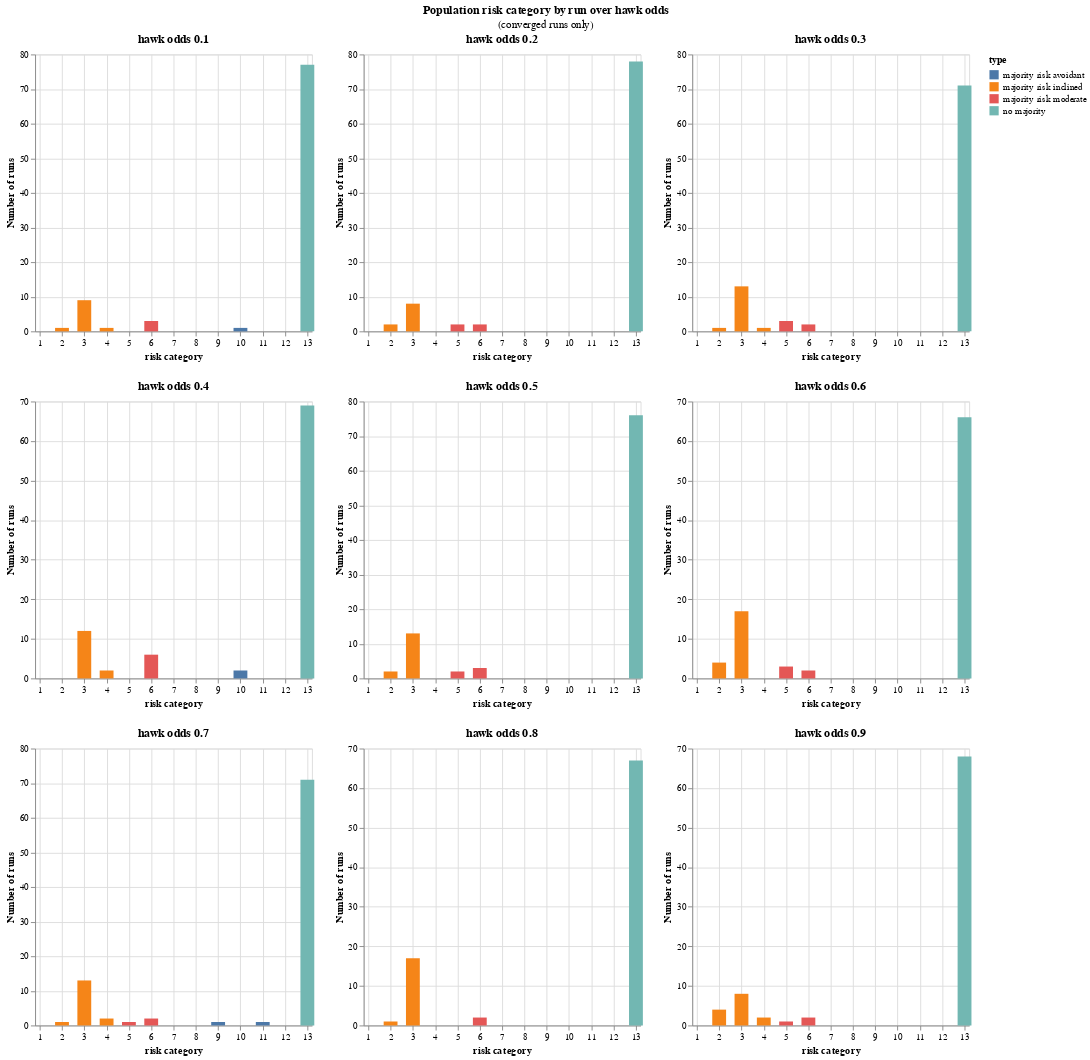

Write notebook code for a chart like this one.
### Markdown cell above
### population categories by initial hawk odds

### Code cell
hawkodds01_chart = analysis_utils.graph_population_risk_category(
    analysis_utils.groupby_population_risk_category(converged_df.filter(pl.col("hawk_odds") == 0.1))
).properties(title="hawk odds 0.1")
hawkodds02_chart = analysis_utils.graph_population_risk_category(
    analysis_utils.groupby_population_risk_category(converged_df.filter(pl.col("hawk_odds") == 0.2))
).properties(title="hawk odds 0.2")
hawkodds03_chart = analysis_utils.graph_population_risk_category(
    analysis_utils.groupby_population_risk_category(converged_df.filter(pl.col("hawk_odds") == 0.3))
).properties(title="hawk odds 0.3")

hawkodds04_chart = analysis_utils.graph_population_risk_category(
    analysis_utils.groupby_population_risk_category(converged_df.filter(pl.col("hawk_odds") == 0.4))
).properties(title="hawk odds 0.4")
hawkodds05_chart = analysis_utils.graph_population_risk_category(
    analysis_utils.groupby_population_risk_category(converged_df.filter(pl.col("hawk_odds") == 0.5))
).properties(title="hawk odds 0.5")
hawkodds06_chart = analysis_utils.graph_population_risk_category(
    analysis_utils.groupby_population_risk_category(converged_df.filter(pl.col("hawk_odds") == 0.6))
).properties(title="hawk odds 0.6")


hawkodds07_chart = analysis_utils.graph_population_risk_category(
    analysis_utils.groupby_population_risk_category(converged_df.filter(pl.col("hawk_odds") == 0.7))
).properties(title="hawk odds 0.7")
hawkodds08_chart = analysis_utils.graph_population_risk_category(
    analysis_utils.groupby_population_risk_category(converged_df.filter(pl.col("hawk_odds") == 0.8))
).properties(title="hawk odds 0.8")
hawkodds09_chart = analysis_utils.graph_population_risk_category(
    analysis_utils.groupby_population_risk_category(converged_df.filter(pl.col("hawk_odds") == 0.9))
).properties(title="hawk odds 0.9")


((hawkodds01_chart | hawkodds02_chart | hawkodds03_chart) &
 (hawkodds04_chart | hawkodds05_chart | hawkodds06_chart) &
 (hawkodds07_chart | hawkodds08_chart | hawkodds09_chart))\
.properties(title=alt.TitleParams("Population risk category by run over hawk odds", subtitle="(converged runs only)", anchor="middle")
           ).resolve_scale(y='shared')

### Figure 1 — Vega-Lite specification as saved in the notebook (floating-point values rounded to 4 significant figures)
{"config": {"view": {"continuousWidth": 300, "continuousHeight": 300}}, "vconcat": [{"hconcat": [{"data": {"name": "data-6f3513b529153d1f37916209a4ef9f13"}, "mark": {"type": "bar", "width": 15}, "encoding": {"color": {"field": "type", "title": "type", "type": "nominal"}, "x": {"axis": {"tickCount": 13}, "field": "risk_category", "scale": {"domain": [1, 13]}, "title": "risk category", "type": "quantitative"}, "y": {"field": "count", "title": "Number of runs", "type": "quantitative"}}, "title": "hawk odds 0.1"}, {"data": {"name": "data-0edccca73d362f95cb09bc6708b60ed9"}, "mark": {"type": "bar", "width": 15}, "encoding": {"color": {"field": "type", "title": "type", "type": "nominal"}, "x": {"axis": {"tickCount": 13}, "field": "risk_category", "scale": {"domain": [1, 13]}, "title": "risk category", "type": "quantitative"}, "y": {"field": "count", "title": "Number of runs", "type": "quantitative"}}, "title": "hawk odds 0.2"}, {"data": {"name": "data-62246ad5b64f2076a94b6113e3014c51"}, "mark": {"type": "bar", "width": 15}, "encoding": {"color": {"field": "type", "title": "type", "type": "nominal"}, "x": {"axis": {"tickCount": 13}, "field": "risk_category", "scale": {"domain": [1, 13]}, "title": "risk category", "type": "quantitative"}, "y": {"field": "count", "title": "Number of runs", "type": "quantitative"}}, "title": "hawk odds 0.3"}]}, {"hconcat": [{"data": {"name": "data-0b94772aeb5a356dd56a1e8f96470c99"}, "mark": {"type": "bar", "width": 15}, "encoding": {"color": {"field": "type", "title": "type", "type": "nominal"}, "x": {"axis": {"tickCount": 13}, "field": "risk_category", "scale": {"domain": [1, 13]}, "title": "risk category", "type": "quantitative"}, "y": {"field": "count", "title": "Number of runs", "type": "quantitative"}}, "title": "hawk odds 0.4"}, {"data": {"name": "data-2b8e8efa0782fb3def58a8379a3f1ff8"}, "mark": {"type": "bar", "width": 15}, "encoding": {"color": {"field": "type", "title": "type", "type": "nominal"}, "x": {"axis": {"tickCount": 13}, "field": "risk_category", "scale": {"domain": [1, 13]}, "title": "risk category", "type": "quantitative"}, "y": {"field": "count", "title": "Number of runs", "type": "quantitative"}}, "title": "hawk odds 0.5"}, {"data": {"name": "data-e7bd1fb82372e4d20cc8d6202a41aa66"}, "mark": {"type": "bar", "width": 15}, "encoding": {"color": {"field": "type", "title": "type", "type": "nominal"}, "x": {"axis": {"tickCount": 13}, "field": "risk_category", "scale": {"domain": [1, 13]}, "title": "risk category", "type": "quantitative"}, "y": {"field": "count", "title": "Number of runs", "type": "quantitative"}}, "title": "hawk odds 0.6"}]}, {"hconcat": [{"data": {"name": "data-1c845b1b4239d13eed14e5a0b1cb9b41"}, "mark": {"type": "bar", "width": 15}, "encoding": {"color": {"field": "type", "title": "type", "type": "nominal"}, "x": {"axis": {"tickCount": 13}, "field": "risk_category", "scale": {"domain": [1, 13]}, "title": "risk category", "type": "quantitative"}, "y": {"field": "count", "title": "Number of runs", "type": "quantitative"}}, "title": "hawk odds 0.7"}, {"data": {"name": "data-73b6187fd23b2e1119fabf7296c80017"}, "mark": {"type": "bar", "width": 15}, "encoding": {"color": {"field": "type", "title": "type", "type": "nominal"}, "x": {"axis": {"tickCount": 13}, "field": "risk_category", "scale": {"domain": [1, 13]}, "title": "risk category", "type": "quantitative"}, "y": {"field": "count", "title": "Number of runs", "type": "quantitative"}}, "title": "hawk odds 0.8"}, {"data": {"name": "data-8d66fef6facd5aa136b8cfd9758e59a3"}, "mark": {"type": "bar", "width": 15}, "encoding": {"color": {"field": "type", "title": "type", "type": "nominal"}, "x": {"axis": {"tickCount": 13}, "field": "risk_category", "scale": {"domain": [1, 13]}, "title": "risk category", "type": "quantitative"}, "y": {"field": "count", "title": "Number of runs", "type": "quantitative"}}, "title": "hawk odds 0.9"}]}], "resolve": {"scale": {"y": "shared"}}, "title": {"text": "Population risk category by run over hawk odds", "anchor": "middle", "subtitle": "(converged runs only)"}, "$schema": "https://vega.github.io/schema/vega-lite/v5.20.1.json", "datasets": {"data-6f3513b529153d1f37916209a4ef9f13": [{"risk_category": 2, "count": 1, "type": "majority risk inclined"}, {"risk_category": 3, "count": 9, "type": "majority risk inclined"}, {"risk_category": 4, "count": 1, "type": "majority risk inclined"}, {"risk_category": 6, "count": 3, "type": "majority risk moderate"}, {"risk_category": 10, "count": 1, "type": "majority risk avoidant"}, {"risk_category": 13, "count": 77, "type": "no majority"}], "data-0edccca73d362f95cb09bc6708b60ed9": [{"risk_category": 2, "count": 2, "type": "majority risk inclined"}, {"risk_category": 3, "count": 8, "type": "majority risk inclined"}, {"risk_category": 5, "count": 2, "type": "majority risk moderate"}, {"risk_category": 6, "count": 2, "type": "majority risk moderate"}, {"risk_category": 13, "count": 78, "type": "no majority"}], "data-62246ad5b64f2076a94b6113e3014c51": [{"risk_category": 2, "count": 1, "type": "majority risk inclined"}, {"risk_category": 3, "count": 13, "type": "majority risk inclined"}, {"risk_category": 4, "count": 1, "type": "majority risk inclined"}, {"risk_category": 5, "count": 3, "type": "majority risk moderate"}, {"risk_category": 6, "count": 2, "type": "majority risk moderate"}, {"risk_category": 13, "count": 71, "type": "no majority"}], "data-0b94772aeb5a356dd56a1e8f96470c99": [{"risk_category": 3, "count": 12, "type": "majority risk inclined"}, {"risk_category": 4, "count": 2, "type": "majority risk inclined"}, {"risk_category": 6, "count": 6, "type": "majority risk moderate"}, {"risk_category": 10, "count": 2, "type": "majority risk avoidant"}, {"risk_category": 13, "count": 69, "type": "no majority"}], "data-2b8e8efa0782fb3def58a8379a3f1ff8": [{"risk_category": 2, "count": 2, "type": "majority risk inclined"}, {"risk_category": 3, "count": 13, "type": "majority risk inclined"}, {"risk_category": 5, "count": 2, "type": "majority risk moderate"}, {"risk_category": 6, "count": 3, "type": "majority risk moderate"}, {"risk_category": 13, "count": 76, "type": "no majority"}], "data-e7bd1fb82372e4d20cc8d6202a41aa66": [{"risk_category": 2, "count": 4, "type": "majority risk inclined"}, {"risk_category": 3, "count": 17, "type": "majority risk inclined"}, {"risk_category": 5, "count": 3, "type": "majority risk moderate"}, {"risk_category": 6, "count": 2, "type": "majority risk moderate"}, {"risk_category": 13, "count": 66, "type": "no majority"}], "data-1c845b1b4239d13eed14e5a0b1cb9b41": [{"risk_category": 2, "count": 1, "type": "majority risk inclined"}, {"risk_category": 3, "count": 13, "type": "majority risk inclined"}, {"risk_category": 4, "count": 2, "type": "majority risk inclined"}, {"risk_category": 5, "count": 1, "type": "majority risk moderate"}, {"risk_category": 6, "count": 2, "type": "majority risk moderate"}, {"risk_category": 9, "count": 1, "type": "majority risk avoidant"}, {"risk_category": 11, "count": 1, "type": "majority risk avoidant"}, {"risk_category": 13, "count": 71, "type": "no majority"}], "data-73b6187fd23b2e1119fabf7296c80017": [{"risk_category": 2, "count": 1, "type": "majority risk inclined"}, {"risk_category": 3, "count": 17, "type": "majority risk inclined"}, {"risk_category": 6, "count": 2, "type": "majority risk moderate"}, {"risk_category": 13, "count": 67, "type": "no majority"}], "data-8d66fef6facd5aa136b8cfd9758e59a3": [{"risk_category": 2, "count": 4, "type": "majority risk inclined"}, {"risk_category": 3, "count": 8, "type": "majority risk inclined"}, {"risk_category": 4, "count": 2, "type": "majority risk inclined"}, {"risk_category": 5, "count": 1, "type": "majority risk moderate"}, {"risk_category": 6, "count": 2, "type": "majority risk moderate"}, {"risk_category": 13, "count": 68, "type": "no majority"}]}}
